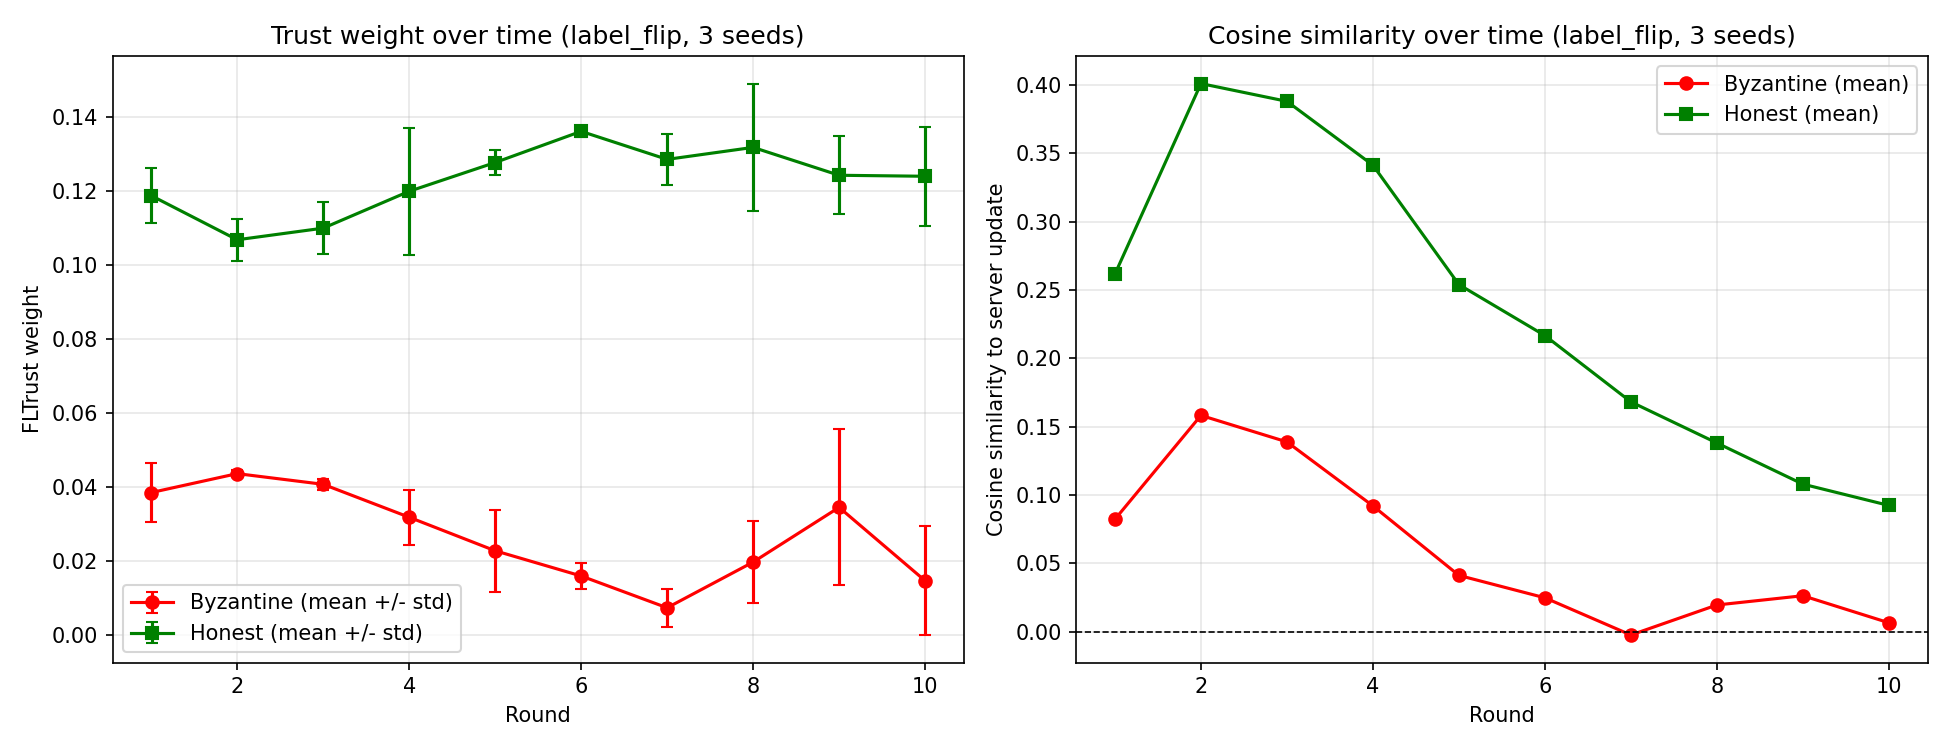

This chart was generated by the following Python code:
# fltrust_label_flip_trace_multiseed.py
# Multi-seed version of the label_flip trust trace. The single-seed run
# had rounds where only 1 Byzantine client was sampled, making per-round
# estimates noisy. Averaging across seeds gives a more reliable picture of
# whether the Byzantine trust-weight gap under label_flip is a real,
# persistent pattern or single-seed noise.
import numpy as np
import torch
import matplotlib
matplotlib.use("Agg")
import matplotlib.pyplot as plt

from common import SimpleCNN, get_cifar10_loaders, train_client, device

NUM_CLIENTS = 20
NUM_ROUNDS = 10
CORRUPTION = 0.2
ATTACK = "label_flip"
SEEDS = [42, 7, 123]


def compute_trust(states, ids, byz, server_update, global_state):
    keys = states[0].keys()
    client_updates = torch.stack(
        [torch.cat([(s[k].float() - global_state[k].float()).view(-1) for k in keys]) for s in states]
    )
    server_flat = torch.cat(
        [(server_update[k].float() - global_state[k].float()).view(-1) for k in keys]
    )
    cos_sim = torch.nn.functional.cosine_similarity(client_updates, server_flat.unsqueeze(0), dim=1)
    trust = torch.relu(cos_sim)
    weights = trust / trust.sum() if trust.sum() > 1e-8 else torch.ones_like(trust) / len(trust)

    server_norm = torch.norm(server_flat)
    client_norms = torch.norm(client_updates, dim=1, keepdim=True) + 1e-8
    scaled_updates = client_updates * (server_norm / client_norms)
    weighted_update = torch.sum(scaled_updates * weights.view(-1, 1), dim=0)

    agg = {}
    idx = 0
    for k in keys:
        numel = global_state[k].numel()
        agg[k] = global_state[k].float() + weighted_update[idx:idx + numel].view(global_state[k].shape)
        idx += numel

    byz_w = [weights[i].item() for i, cid in enumerate(ids) if cid in byz]
    hon_w = [weights[i].item() for i, cid in enumerate(ids) if cid not in byz]
    byz_cos = [cos_sim[i].item() for i, cid in enumerate(ids) if cid in byz]
    hon_cos = [cos_sim[i].item() for i, cid in enumerate(ids) if cid not in byz]
    return agg, byz_w, hon_w, byz_cos, hon_cos


def run_one_seed(seed, client_loaders, test_loader, root_loader, byz):
    torch.manual_seed(seed)
    np.random.seed(seed)
    global_model = SimpleCNN().to(device)
    worker = SimpleCNN().to(device)
    server_model = SimpleCNN().to(device)

    byz_weight_traj, hon_weight_traj = [], []
    byz_cos_traj, hon_cos_traj = [], []
    byz_n_traj = []

    for r in range(1, NUM_ROUNDS + 1):
        sampled = np.random.choice(NUM_CLIENTS, 10, replace=False)
        states, ids = [], []
        for cid in sampled:
            att = ATTACK if cid in byz else None
            worker.load_state_dict(global_model.state_dict())
            st = train_client(worker, client_loaders[cid], epochs=2, lr=0.01, attack_type=att)
            states.append({k: v.detach().clone() for k, v in st.items()})
            ids.append(cid)

        server_model.load_state_dict(global_model.state_dict())
        srv = train_client(server_model, root_loader, epochs=1, lr=0.01)
        current_global = global_model.state_dict()

        agg, byz_w, hon_w, byz_cos, hon_cos = compute_trust(states, ids, byz, srv, current_global)
        global_model.load_state_dict(agg)

        byz_weight_traj.append(np.mean(byz_w) if byz_w else np.nan)
        hon_weight_traj.append(np.mean(hon_w) if hon_w else np.nan)
        byz_cos_traj.append(np.mean(byz_cos) if byz_cos else np.nan)
        hon_cos_traj.append(np.mean(hon_cos) if hon_cos else np.nan)
        byz_n_traj.append(len(byz_w))

    return byz_weight_traj, hon_weight_traj, byz_cos_traj, hon_cos_traj, byz_n_traj


if __name__ == "__main__":
    print(f"--- FLTrust multi-seed trust trace under '{ATTACK}' @ {int(CORRUPTION*100)}% corruption ---")
    print(f"Seeds: {SEEDS}\n")

    client_loaders, test_loader, root_loader = get_cifar10_loaders(num_clients=NUM_CLIENTS, alpha=0.5)
    byz = set(range(int(NUM_CLIENTS * CORRUPTION)))

    all_byz_w, all_hon_w, all_byz_cos, all_hon_cos, all_byz_n = [], [], [], [], []
    for seed in SEEDS:
        print(f"Running seed {seed}...")
        bw, hw, bc, hc, bn = run_one_seed(seed, client_loaders, test_loader, root_loader, byz)
        all_byz_w.append(bw); all_hon_w.append(hw)
        all_byz_cos.append(bc); all_hon_cos.append(hc)
        all_byz_n.append(bn)

    all_byz_w = np.array(all_byz_w)     # [seeds, rounds]
    all_hon_w = np.array(all_hon_w)
    all_byz_cos = np.array(all_byz_cos)
    all_hon_cos = np.array(all_hon_cos)
    all_byz_n = np.array(all_byz_n)

    mean_byz_w = np.nanmean(all_byz_w, axis=0); std_byz_w = np.nanstd(all_byz_w, axis=0)
    mean_hon_w = np.nanmean(all_hon_w, axis=0); std_hon_w = np.nanstd(all_hon_w, axis=0)
    mean_byz_cos = np.nanmean(all_byz_cos, axis=0)
    mean_hon_cos = np.nanmean(all_hon_cos, axis=0)
    total_byz_samples_per_round = all_byz_n.sum(axis=0)

    print("\n--- Per-round mean +/- std across seeds ---")
    for r in range(NUM_ROUNDS):
        print(f"round {r+1:2d}: byz_weight={mean_byz_w[r]:.4f}+/-{std_byz_w[r]:.4f} "
              f"(total byz samples this round across seeds={total_byz_samples_per_round[r]}) | "
              f"hon_weight={mean_hon_w[r]:.4f}+/-{std_hon_w[r]:.4f} | "
              f"byz_cos={mean_byz_cos[r]:+.4f} | hon_cos={mean_hon_cos[r]:+.4f}")

    fig, axes = plt.subplots(1, 2, figsize=(13, 5))
    rounds = list(range(1, NUM_ROUNDS + 1))

    axes[0].errorbar(rounds, mean_byz_w, yerr=std_byz_w, fmt='o-', color='red',
                     label='Byzantine (mean +/- std)', capsize=3)
    axes[0].errorbar(rounds, mean_hon_w, yerr=std_hon_w, fmt='s-', color='green',
                     label='Honest (mean +/- std)', capsize=3)
    axes[0].set_xlabel('Round'); axes[0].set_ylabel('FLTrust weight')
    axes[0].set_title(f'Trust weight over time ({ATTACK}, {len(SEEDS)} seeds)')
    axes[0].legend(); axes[0].grid(alpha=0.3)

    axes[1].plot(rounds, mean_byz_cos, 'o-', color='red', label='Byzantine (mean)')
    axes[1].plot(rounds, mean_hon_cos, 's-', color='green', label='Honest (mean)')
    axes[1].axhline(0, color='black', linewidth=0.8, linestyle='--')
    axes[1].set_xlabel('Round'); axes[1].set_ylabel('Cosine similarity to server update')
    axes[1].set_title(f'Cosine similarity over time ({ATTACK}, {len(SEEDS)} seeds)')
    axes[1].legend(); axes[1].grid(alpha=0.3)

    plt.tight_layout()
    plt.savefig("fltrust_label_flip_trace_multiseed.png", dpi=150)
    print("\nSaved fltrust_label_flip_trace_multiseed.png")

    print("\n--- Summary (multi-seed) ---")
    overall_byz = np.nanmean(mean_byz_w)
    overall_hon = np.nanmean(mean_hon_w)
    gap_start = mean_hon_w[0] - mean_byz_w[0]
    gap_end = mean_hon_w[-1] - mean_byz_w[-1]
    print(f"Overall mean weight: Byzantine={overall_byz:.4f}, Honest={overall_hon:.4f} "
          f"(ratio honest/byz = {overall_hon/max(overall_byz,1e-6):.2f}x)")
    print(f"Weight gap (honest - byz): round1={gap_start:.4f} -> round{NUM_ROUNDS}={gap_end:.4f}")
    print(f"Total Byzantine client-rounds observed across {len(SEEDS)} seeds: {total_byz_samples_per_round.sum()}")
    if gap_end > gap_start * 1.3:
        print("-> WIDENING gap: label_flip's partial trust weight shrinks further as "
              "training progresses across seeds -- a transient, not persistent, vulnerability.")
    elif gap_end < gap_start * 0.7:
        print("-> NARROWING gap: Byzantine clients gain relatively more trust weight over "
              "time under label_flip -- worth flagging as a growing limitation.")
    else:
        print("-> PERSISTENT gap: confirmed across seeds -- label_flip retains a stable, "
              "non-trivial partial trust-weight advantage over sign_flip's complete exclusion "
              "throughout training. This is now a statistically supported claim, not a "
              "single-seed observation.")
